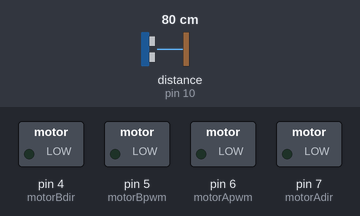
Bench run of a sketch on a simulated Arduino Uno, built with avr-gcc and run on an emulated ATmega328P. On the bench: switched loads named in the sketch (green lamp = pin HIGH). The inputs (shaded band) are chosen by the test bench; at power-on: distance to the obstacle (sensor on pin 10) 80 cm. The echo pulse lasts 58.3 µs per cm; random numbers use the default seed unless the sketch sets one; EEPROM starts erased.

Above: at 0.1 s.
At 21.4 s:
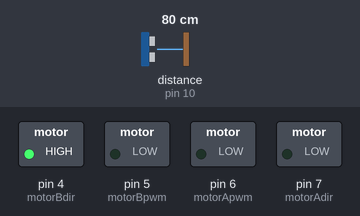
At 30.38 s:
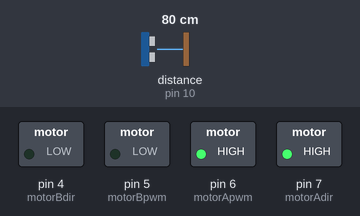
At 37.7 s:
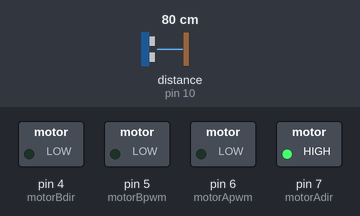
At 47.27 s:
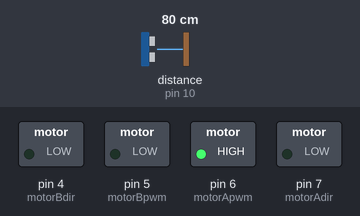
At 56.7 s:
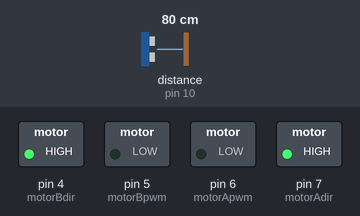
Timing chart, 0 to 60.0 s (numbered marks = the images above):
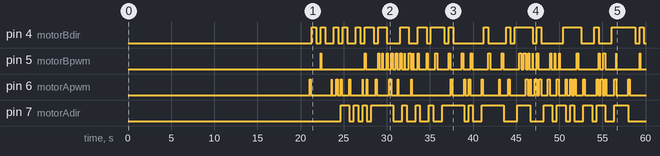

The sketch:

AIGeneticWalkingTest.ino
```cpp
#include <Arduino.h>
#include <EEPROM.h>

// Definitions for motor control pins
const int motorAdir = 7;
const int motorApwm = 6;
const int motorBdir = 4;
const int motorBpwm = 5;

// Genetic Algorithm Parameters
const int populationSize = 10;
const int geneLength = 42; // 14 codons * 3 ints each
const int maxGenerations = 10000;

//A class describing an individual. Each individual has a "gene" array and a float describing the fitness, or how good the gene sequence is
struct Individual {
    float genes[geneLength];
    float fitness;
};

//An array of individuals describing the population
Individual population[populationSize];


float maxim = 255;//the maximum value of a float in the sequence
//Initializing the population
void initializePopulation() {
    for (int i = 0; i < populationSize; i++) {
        for (int j = 0; j < geneLength; j++) {
            population[i].genes[j] = random(0, maxim); // Random value for each part of each codon
        }
        population[i].fitness = 0;
    }
}

void setup() {
  Serial.begin(9600);
  pinMode(motorAdir, OUTPUT);
  pinMode(motorApwm, OUTPUT);
  pinMode(motorBdir, OUTPUT);
  pinMode(motorBpwm, OUTPUT);
  analogWrite(motorApwm, 0);
  analogWrite(motorBpwm, 0);
  initializePopulation();
  //The delay is so that when uploading the code to get EEPROM values to test, you have time to upload before it overwrites the EEPROM value
  delay(20000);
}

//Getting the distance from the ultrasonic sensor
float getdR(){
  unsigned long now = millis();
  int sigR = 10;
  pinMode(sigR, OUTPUT);
  digitalWrite(sigR, LOW);
  delayMicroseconds(2);
  digitalWrite(sigR, HIGH);
  delayMicroseconds(10);
  digitalWrite(sigR, LOW);
  //pinMode(sigR, LOW);
  pinMode(sigR, INPUT);
  float dR = (pulseIn(sigR, HIGH)*0.343)/2;//from 0.0343 to 0.343
  return dR;
}

boolean compass = false;//A boolean value giving direction to the walking. This is to distinguish between the robot walking in one direction consistently
//and the robot just jiggling around. When uploading to both mBots, one mBot must have this value as false and the other must have it as true.

//The below code is to control the motors based on the gene sequence.
void controlMotors(int indiv) {
    float gene[geneLength];
    for(int CRISPR = 0; CRISPR < geneLength; CRISPR++){
      gene[CRISPR] = population[indiv].genes[CRISPR];
    }
    float old_dist = getdR();//To measure the change in distance
    for(int i = 0; i < geneLength; i++){//for each float in the gene
      int rem = i%6;//Each gene is made up 7 groups of 6. The first half of the 6 describes one motor, the second half describes the other
      //In each half, the first number describes if the motor moves or not, the second describes which direction the motor turns, the third describes
      //how long it turns
      switch(rem){
        case 0://if motor A turns at all
          if(gene[i] > maxim/2.0){
            analogWrite(motorApwm, 255);
          }else{
            analogWrite(motorApwm, 0);
          }
          break;
        case 1://which direction motor A turns in
          if(gene[i] > maxim/2.0){
            digitalWrite(motorAdir, HIGH);
          }else{
            digitalWrite(motorAdir, LOW);
          }
          break;
        case 2://how long motor A turns(if it does turn)
          delay(gene[i]);
          analogWrite(motorApwm, 0);
          delay(maxim - gene[i]);
          break;
        case 3://if motor B turns at all
          if(gene[i] > maxim/2.0){
            analogWrite(motorBpwm, 255);
          }else{
            analogWrite(motorBpwm, 0);
          }
          break;
        case 4://which direction motor B turns in
          if(gene[i] > maxim/2.0){
            digitalWrite(motorBdir, HIGH);
          }else{
            digitalWrite(motorBdir, LOW);
          }
          break;
        case 5://how long motor B turns(if it does turn)
          delay(gene[i]);
          analogWrite(motorBpwm, 0);
          delay(maxim - gene[i]);
          break;
      }
    }
    float new_dist = getdR();
    if((new_dist - old_dist > 0) == compass){//This is where the boolean variable "compass" comes in. It determines if moving further from a wall is desirable
    //or not
       population[indiv].fitness = abs(new_dist - old_dist);
    }else{
       population[indiv].fitness = -3;//You can experiment with difference fitness functions. I decided to try just setting it to a hard -3 if undesirable,
       //but this is probably a suboptimal choice
    }
}


//Genetic algorithms by nature involve crossover, where different genes are combined in different parts to try to get "the best of both worlds"
void crossover(float geneA[], float geneB[]){//geneA and geneB are the genes we are combining
  for(int child = 0; child < populationSize; child++){//We want the population to be the same size, for simplicity
    float child_gene[geneLength];
    //We split each gene into three parts and mix and mash these three parts together randomly
    int firstPart = random(2);
    int secondPart = random(2);
    int thirdPart = random(2);
    int startPoint = 0;
    int endPoint = int(geneLength/3);
    switch(firstPart){
      case 0:
        for(int j = startPoint; j < endPoint; j++){
          child_gene[j] = geneA[j];
        }
        break;
      case 1:
        for(int j = startPoint; j < endPoint; j++){
          child_gene[j] = geneB[j];
        }
        break;
    }
    startPoint = endPoint + 1;
    endPoint = startPoint + int(geneLength/3);
    switch(secondPart){
      case 0:
        for(int j = startPoint; j < endPoint; j++){
          child_gene[j] = geneA[j];
        }
        break;
      case 1:
        for(int j = startPoint; j < endPoint; j++){
          child_gene[j] = geneB[j];
        }
        break;
   }
   startPoint = endPoint + 1;
   endPoint = geneLength;
   switch(thirdPart){
      case 0:
        for(int j = startPoint; j < endPoint; j++){
          child_gene[j] = geneA[j];
        }
        break;
      case 1:
        for(int j = startPoint; j < endPoint; j++){
          child_gene[j] = geneB[j];
        }
        break;
    }
    //replacing one individual's genes with the new gene
    for(int splicer = 0; splicer < geneLength; splicer++){
      population[child].genes[splicer] = child_gene[splicer];
    }
 }
}

//In many implementations of the genetic algorithm, there is something called mutations. This introduces randomness in the process.
float mutation_rate = 0.1;
void mutation(){
  float rand_float = random(100)/100.0;
  if(rand_float < mutation_rate){
    int random_individual = random(populationSize);
    int random_GCAT = random(geneLength);
    population[random_individual].genes[random_GCAT] = random(0, maxim);
  }
}

//This finds the top two fitnesses. The first element of topTwo is the index of the top one, the second element is the fitness of the top, and the
//third and fourth one is the same for the second-most top
float topTwo[4] = {-1, -1.0, -1, -1.0};
void findTopTwoFitnesses() {
    for (int i = 0; i < populationSize; i++) {
        float the_fit = population[i].fitness;
        if (the_fit > topTwo[1]) {
            topTwo[2] = topTwo[0];  // Move current top to second top
            topTwo[3] = topTwo[1];  // Move current top to second top
            topTwo[1] = the_fit;
            topTwo[0] = (float) i;
        } else if (the_fit > topTwo[3]) {
            topTwo[2] = (float) i;
            topTwo[3] = the_fit;
        }
    }
}


int gen = 0;//generation number
void loop() {
  delay(1000);
  for(int ind = 0; ind < populationSize; ind++){//trying out all the individuals' genes
    controlMotors(ind);
  }
  findTopTwoFitnesses();
  float top_fit = topTwo[1];
  if(gen <= maxGenerations ){
    //analogWrite(motorApwm, 255);
    //analogWrite(motorBpwm, 255);
    float geneA[geneLength];
    float geneB[geneLength];
    for(int splice = 0; splice < geneLength; splice++){
      geneA[splice] = population[(int)topTwo[0]].genes[splice];
      geneB[splice] = population[(int)topTwo[2]].genes[splice];
    }
    crossover(geneA, geneB);//We want to breed the top two genes together.
    mutation();
  }
  float best_gene[geneLength];
  for(int splice = 0; splice < geneLength; splice++){
    best_gene[splice] = population[(int)topTwo[0]].genes[splice];
  }
  for(int sanger = 0; sanger < geneLength; sanger++){
    EEPROM.write(sanger, int(best_gene[sanger]));//writing to EEPROM. EEPROM is a type of memory which does not erase even if the mBot turns off
  }
  gen++;
}
```

Measured:
- by itself, pin 4 (motorBdir): LOW → HIGH at 21.3 s, → LOW 0.51 s later, → HIGH 0.51 s later, → LOW 0.51 s later, … (38 changes in this stretch)
- by itself, pin 7 (motorAdir): LOW → HIGH at 24.6 s, → LOW 1.0 s later, → HIGH 0.51 s later, → LOW 0.51 s later, … (34 changes in this stretch)
